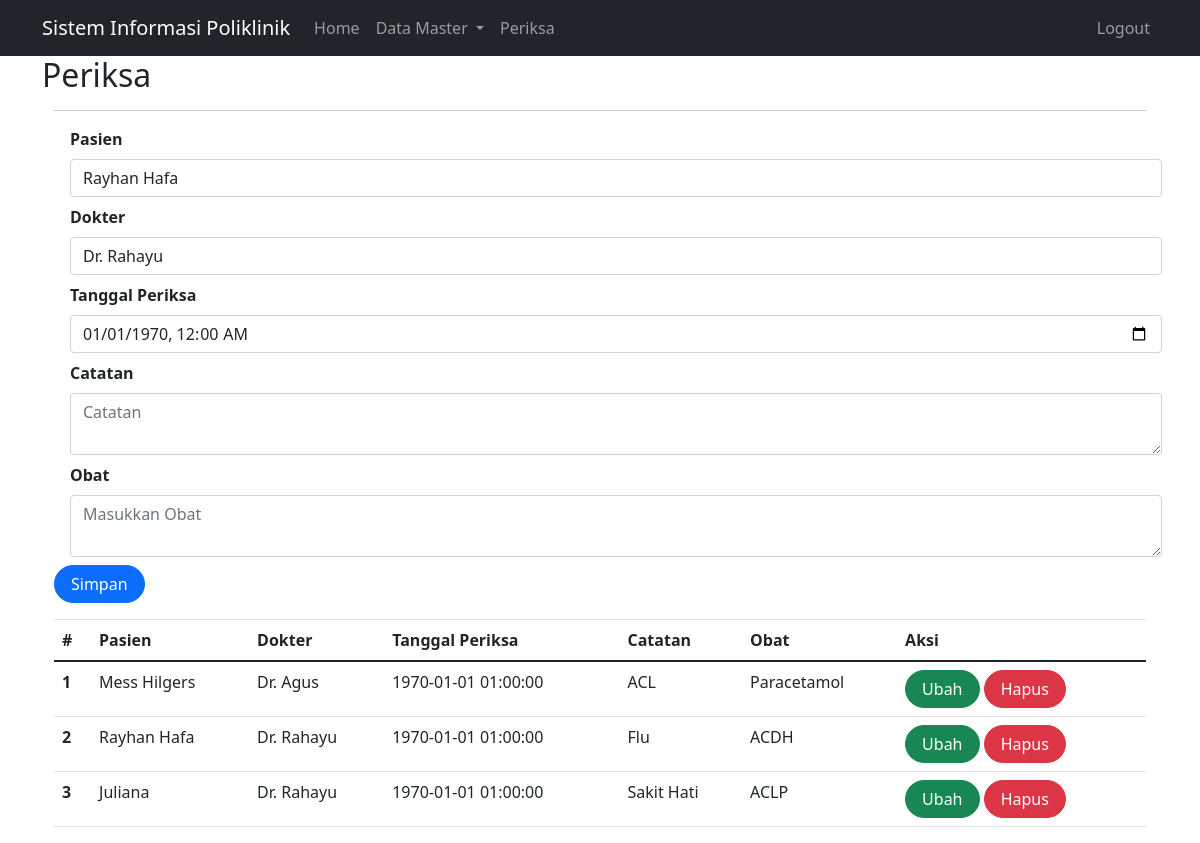
/index.php?page=periksa (signed in), run on the app's committed database.
### tables this page shows
CREATE TABLE `periksa` (
  `id` int(11) NOT NULL,
  `id_pasien` int(11) NOT NULL,
  `id_dokter` int(11) NOT NULL,
  `tgl_periksa` datetime NOT NULL,
  `catatan` text NOT NULL,
  `id_obat` text NOT NULL
);

CREATE TABLE `pasien` (
  `id` int(11) NOT NULL,
  `nama` varchar(255) DEFAULT NULL,
  `alamat` varchar(255) DEFAULT NULL,
  `no_hp` varchar(50) DEFAULT NULL
);

CREATE TABLE `dokter` (
  `id` int(11) NOT NULL,
  `nama` varchar(255) DEFAULT NULL,
  `alamat` varchar(255) DEFAULT NULL,
  `no_hp` varchar(50) DEFAULT NULL
);

### periksa.php (the view, shortened to what this page needs)
<?php
include_once("koneksi.php");
?>
<!DOCTYPE html>
<html lang="en">
<head>
    <link rel="stylesheet" href="assets/css/bootstrap.css">
    <link href="https://cdn.jsdelivr.net/npm/bootstrap@5.0.2/dist/css/bootstrap.min.css"
        rel="stylesheet"
>
</head>
<body>
    <div class="container">
        <hr>
        <form class="form row" method="POST" action="" name="myForm" onsubmit="return(validate());">
            <?php
            $id_pasien = '';
            $tgl_periksa = '';
            $catatan = '';
            $id_obat = '';
            ?>
            <div class="form-group mx-sm-3 mb-2">
                <label for="inputPasien" class="form-label fw-bold">Pasien</label>
                <select class="form-control" name="id_pasien">
                    <?php
                    $pasien = mysqli_query($mysqli, "SELECT * FROM pasien");
                    while ($data = mysqli_fetch_array($pasien)) {
                        $selected = ($data['id'] == $id_pasien) ? 'selected="selected"' : '';
                    ?>
                        <option value="<?php echo $data['id'] ?>" <?php echo $selected ?>><?php echo $data['nama'] ?></option>
                    <?php } ?>
                </select>
            </div>
            <div class="form-group mx-sm-3 mb-2">
                <label for="inputDokter" class="form-label fw-bold">Dokter</label>
                <select class="form-control" name="id_dokter">
                    <?php
                    $dokter = mysqli_query($mysqli, "SELECT * FROM dokter");
                    while ($data = mysqli_fetch_array($dokter)) {
                        $selected = ($data['id'] == $id_dokter) ? 'selected="selected"' : '';
                    ?>
                        <option value="<?php echo $data['id'] ?>" <?php echo $selected ?>><?php echo $data['nama'] ?></option>
                    <?php } ?>
                </select>
            </div>
            <div class="form-group mx-sm-3 mb-2">
                <label for="inputTgl_periksa" class="form-label fw-bold">Tanggal Periksa</label>
                <input type="datetime-local" class="form-control" name="tgl_periksa" id="inputTgl_periksa"
                    value="<?php echo date('Y-m-d\TH:i', strtotime($tgl_periksa)); ?>">
            </div>
            <div class="form-group mx-sm-3 mb-2">
                <label for="inputCatatan" class="form-label fw-bold">Catatan</label>
                <textarea class="form-control" name="catatan" id="inputCatatan" placeholder="Catatan"><?php echo $catatan; ?></textarea>
            </div>
            <div class="form-group mx-sm-3 mb-2">
                <label for="inputObat" class="form-label fw-bold">Obat</label>
                <textarea class="form-control" name="obat" id="inputObat" placeholder="Masukkan Obat"><?php echo $id_obat; ?></textarea>
            </div>
            <div class="form-group">
                <button type="submit" class="btn btn-primary rounded-pill px-3" name="simpan">Simpan</button>
            </div>
        </form>
        <table class="table table-hover">
            <thead>
                <tr>
                    <th scope="col">#</th>
                    <th scope="col">Pasien</th>
                    <th scope="col">Dokter</th>
                    <th scope="col">Tanggal Periksa</th>
                    <th scope="col">Catatan</th>
                    <th scope="col">Obat</th>
                    <th scope="col">Aksi</th>
                </tr>
            </thead>
            <tbody>
                <?php
                $result = mysqli_query(
                    $mysqli,
                    "SELECT pr.*, d.nama AS 'nama_dokter', p.nama AS 'nama_pasien'
                          FROM periksa pr
                          LEFT JOIN dokter d ON pr.id_dokter = d.id
                          LEFT JOIN pasien p ON pr.id_pasien = p.id
                          ORDER BY pr.tgl_periksa DESC"
                );
                $no = 1;
                while ($data = mysqli_fetch_array($result)) {
                ?>
                    <tr>
                        <th scope="row"><?php echo $no++ ?></th>
                        <td><?php echo $data['nama_pasien'] ?></td>
                        <td><?php echo $data['nama_dokter'] ?></td>
                        <td><?php echo $data['tgl_periksa'] ?></td>
                        <td><?php echo $data['catatan'] ?></td>
                        <td><?php echo $data['id_obat'] ?></td>
                        <td>
                            <a class="btn btn-success rounded-pill px-3" href="index.php?page=periksa&id=<?php echo $data['id'] ?>">Ubah</a>
                            <a class="btn btn-danger rounded-pill px-3" href="index.php?page=periksa&id=<?php echo $data['id'] ?>&aksi=hapus">Hapus</a>
                        </td>
                    </tr>
                <?php } ?>
            </tbody>
        </table>
    </div>
</body>
</html>

### data on the page
periksa: id_pasien.nama "Mess Hilgers", id_dokter.nama "Dr. Agus", tgl_periksa "1970-01-01 01:00:00", catatan "ACL", id_obat "Paracetamol"
periksa: id_pasien.nama "Rayhan Hafa", id_dokter.nama "Dr. Rahayu", tgl_periksa "1970-01-01 01:00:00", catatan "Flu", id_obat "ACDH"
periksa: id_pasien.nama "Juliana", id_dokter.nama "Dr. Rahayu", tgl_periksa "1970-01-01 01:00:00", catatan "Sakit Hati", id_obat "ACLP"

### other printed values
$_GET['page'] "Periksa"
form field id_pasien "Rayhan Hafa"
form field id_dokter "Dr. Rahayu"
